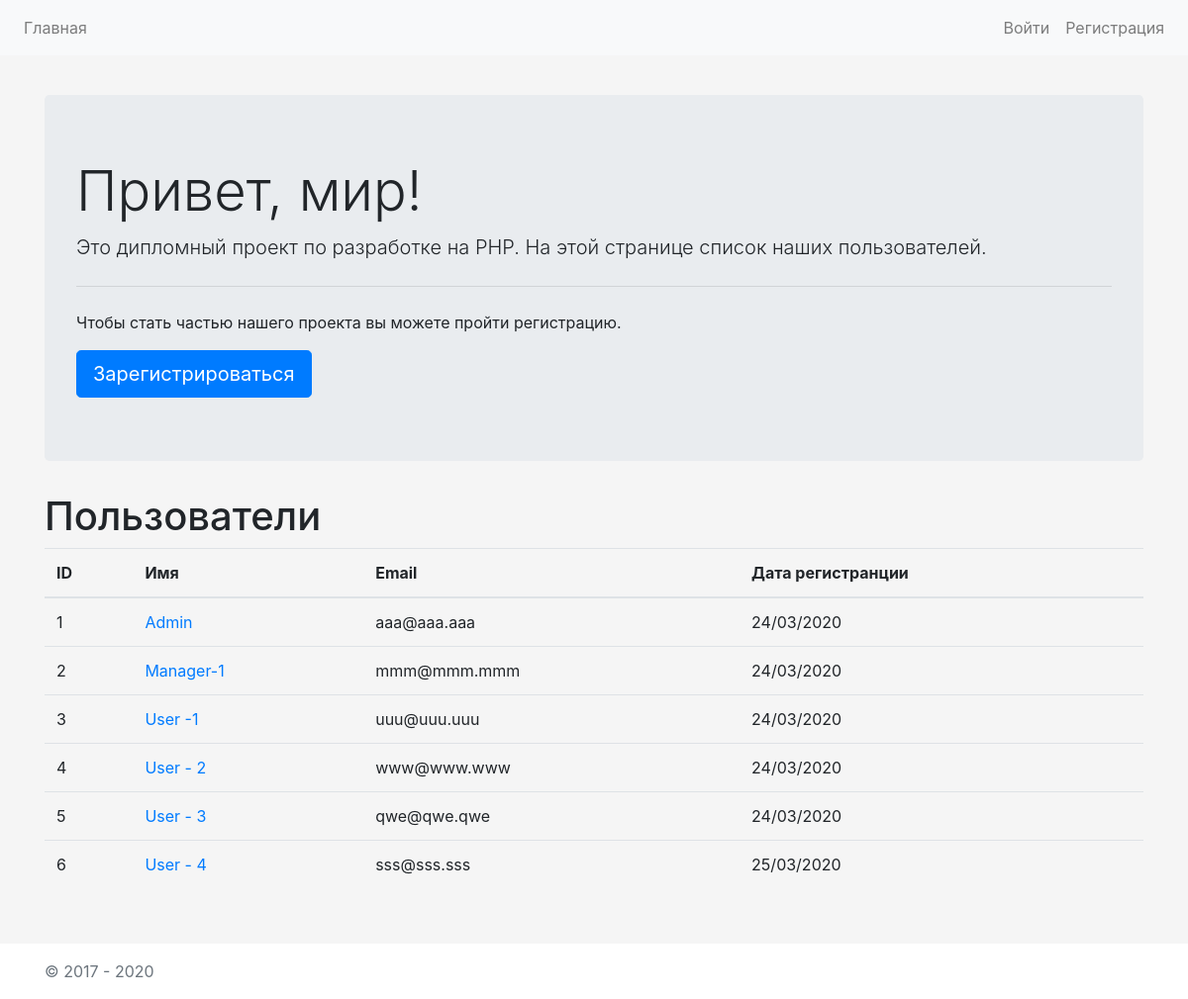
The page / on the database its author committed.
### tables this page shows
CREATE TABLE `users` (
  `id` int(3) NOT NULL,
  `username` varchar(50) NOT NULL,
  `email` varchar(50) NOT NULL,
  `password` varchar(255) NOT NULL,
  `user_desc` text NOT NULL,
  `group_id` tinyint(3) NOT NULL DEFAULT 1,
  `created` timestamp NOT NULL DEFAULT current_timestamp(),
  `updated` datetime DEFAULT current_timestamp() ON UPDATE current_timestamp()
);

### app/controllers/Database.php (called while the page is built, shortened)
<?php
class Database
{
  private static $instace = null;
  private $pdo, $query, $error = false, $result, $count;
  private function __construct()
  {
    try {
      $this->pdo = new PDO(
        'mysql:host=' . Config::get('mysql.host') . ';dbname=' . Config::get('mysql.dbname'),
        Config::get('mysql.username'),
        Config::get('mysql.password')
      );
    } catch (PDOException $e) {
      throw new Exception($e->getMessage());
    }
  }
  public static function getInstace()
  {
    if (!isset(self::$instace)) {
      self::$instace = new Database();
    }
    return self::$instace;
  }
  public function query($sql, $params = [])
  {
    $this->error = false;
    $this->query = $this->pdo->prepare($sql);
    if (count($params)) {
      $i = 1;
      foreach ($params as $param) {
        $this->query->bindValue($i, $param);
        $i++;
      }
    }
    if (!$this->query->execute()) {
      $this->error = true;
    } else {
      $this->result = $this->query->fetchAll(PDO::FETCH_OBJ);
    }
    return $this;
  }
  public function getError()
  {
    return $this->error;
  }
  public function getResult()
  {
    return $this->result;
  }
  public function get($table, $where = [])
  {
    return $this->action('SELECT *', $table, $where);
  }
  public function action($action, $table, $where = [])
  {
    if (count($where) === 3) {
      $operators = ['=', '>', '<', '>=', '<='];
      $field = $where[0];
      $operator = $where[1];
      $value = $where[2];
      if (in_array($operator, $operators)) {
        $sql = "{$action} FROM {$table} WHERE {$field} {$operator} ?";
        if (!$this->query($sql, [$value])->getError()) {
          return $this;
        }
      }
    }
    return false;
  }
}

### app/controllers/Config.php (called while the page is built)
<?php
class Config
{
  public static function get($path = null)
  {
    if ($path) {
      $config = $GLOBALS['config'];
      $path = explode('.', $path);
      foreach ($path as $item) {
        if (isset($config[$item])) {
          $config = $config[$item];
        }
      }
      return $config;
    }
    return false;
  }
}

### app/controllers/User.php (called while the page is built, shortened)
<?php
class User
{
  private $db, $data, $session_name, $isLoggedIn;
  public function __construct($user = null)
  {
    $this->session_name = Config::get('session.user_session');
  }
  public function isLoggedIn()
  {
    return $this->isLoggedIn;
  }
}

### app/controllers/Session.php (called while the page is built, shortened)
<?php
class Session
{
  public static function exists($name)
  {
    return (isset($_SESSION[$name])) ? true : false;
  }
}

### index.php (the view, shortened to what this page needs)
<?php
$users = Database::getInstace()->get('users', ['id', '>=', '1'])->getResult();
require_once 'includes/layouts/header.php';
require_once 'includes/layouts/top-nav.php';
?>
<section>
  <div class="container">
    <div class="row">
      <div class="col-md-12">
        <div class="jumbotron">
          <h1 class="display-4">Привет, мир!</h1>
          <p class="lead">Это дипломный проект по разработке на PHP. На этой странице список наших пользователей.</p>
          <hr class="my-4">
          <p>Чтобы стать частью нашего проекта вы можете пройти регистрацию.</p>
          <a class="btn btn-primary btn-lg" href="register.php" role="button">Зарегистрироваться</a>
        </div>
      </div>
    </div>
    <div class="row">
      <div class="col-md-12">
        <h1>Пользователи</h1>
        <table class="table">
          <thead>
            <tr>
              <th>ID</th>
              <th>Имя</th>
              <th>Email</th>
              <th>Дата регистранции</th>
            </tr>
          </thead>
          <tbody>
            <?php foreach ($users as $user) : ?>
              <tr>
                <td><?= $user->id; ?></td>
                <td><a href="user_profile.php?id=<?= $user->id; ?>"><?= $user->username; ?></a></td>
                <td><?= $user->email; ?></td>
                <td><?= date('d/m/Y', strtotime($user->created)); ?></td>
              </tr>
            <?php endforeach; ?>
          </tbody>
        </table>
      </div>
    </div>
  </div>
</section>
<?php
require_once 'includes/layouts/footer.php';
?>

### includes/layouts/header.php (shortened to what this page needs)
<!DOCTYPE html>
<html lang="en">
<head>
  <link rel="stylesheet" href="https://stackpath.bootstrapcdn.com/bootstrap/4.4.1/css/bootstrap.min.css">
  <link href="css/style.css" rel="stylesheet">
</head>
<body class="d-flex flex-column h-100">

### includes/layouts/top-nav.php
<?php
$user = new User;
?>
<?php if ($user->isLoggedIn()) { ?>
  <nav class="navbar navbar-expand-lg navbar-light bg-light">
    <div class="collapse navbar-collapse" id="navbarSupportedContent">
      <ul class="navbar-nav mr-auto">
        <li class="nav-item">
          <a class="nav-link" href="index.php">Главная</a>
        </li>
        <?php if ($user->hasPermissions('admin')) { ?>
          <li class="nav-item">
            <a class="nav-link" href="admin/index.php">Управление пользователями</a>
          </li>
        <?php } ?>
      </ul>
      <ul class="navbar-nav">
        <li class="nav-item">
          <a href="profile.php" class="nav-link">Профиль</a>
        </li>
        <li class="nav-item">
          <a href="logout.php" class="nav-link">Выйти</a>
        </li>
      </ul>
    </div>
  </nav>
<?php } else { ?>
  <nav class="navbar navbar-expand-lg navbar-light bg-light">
    <div class="collapse navbar-collapse" id="navbarSupportedContent">
      <ul class="navbar-nav mr-auto">
        <li class="nav-item">
          <a class="nav-link" href="index.php">Главная</a>
        </li>
      </ul>
      <ul class="navbar-nav">
        <li class="nav-item">
          <a href="login.php" class="nav-link">Войти</a>
        </li>
        <li class="nav-item">
          <a href="register.php" class="nav-link">Регистрация</a>
        </li>
      </ul>
    </div>
  </nav>
<?php } ?>

### includes/layouts/footer.php (shortened to what this page needs)
<footer class="footer mt-auto py-3">
  <div class="container">
    <span class="text-muted">&copy; 2017 - <?php echo date('Y'); ?></span>
  </div>
</footer>
</body>
</html>

### css/style.css (style rules this page uses)
html, body { height: 100%; }
section { display: -ms-flexbox; display: flex; -ms-flex-align: center; align-items: center; padding-top: 40px; padding-bottom: 40px; background-color: #f5f5f5; }

### rows shown on the page
users: id "1", username "Admin", email "aaa@aaa.aaa", created "24/03/2020"
users: id "2", username "Manager-1", email "mmm@mmm.mmm", created "24/03/2020"
users: id "3", username "User -1", email "uuu@uuu.uuu", created "24/03/2020"
users: id "4", username "User - 2", email "www@www.www", created "24/03/2020"
users: id "5", username "User - 3", email "qwe@qwe.qwe", created "24/03/2020"
users: id "6", username "User - 4", email "sss@sss.sss", created "25/03/2020"
